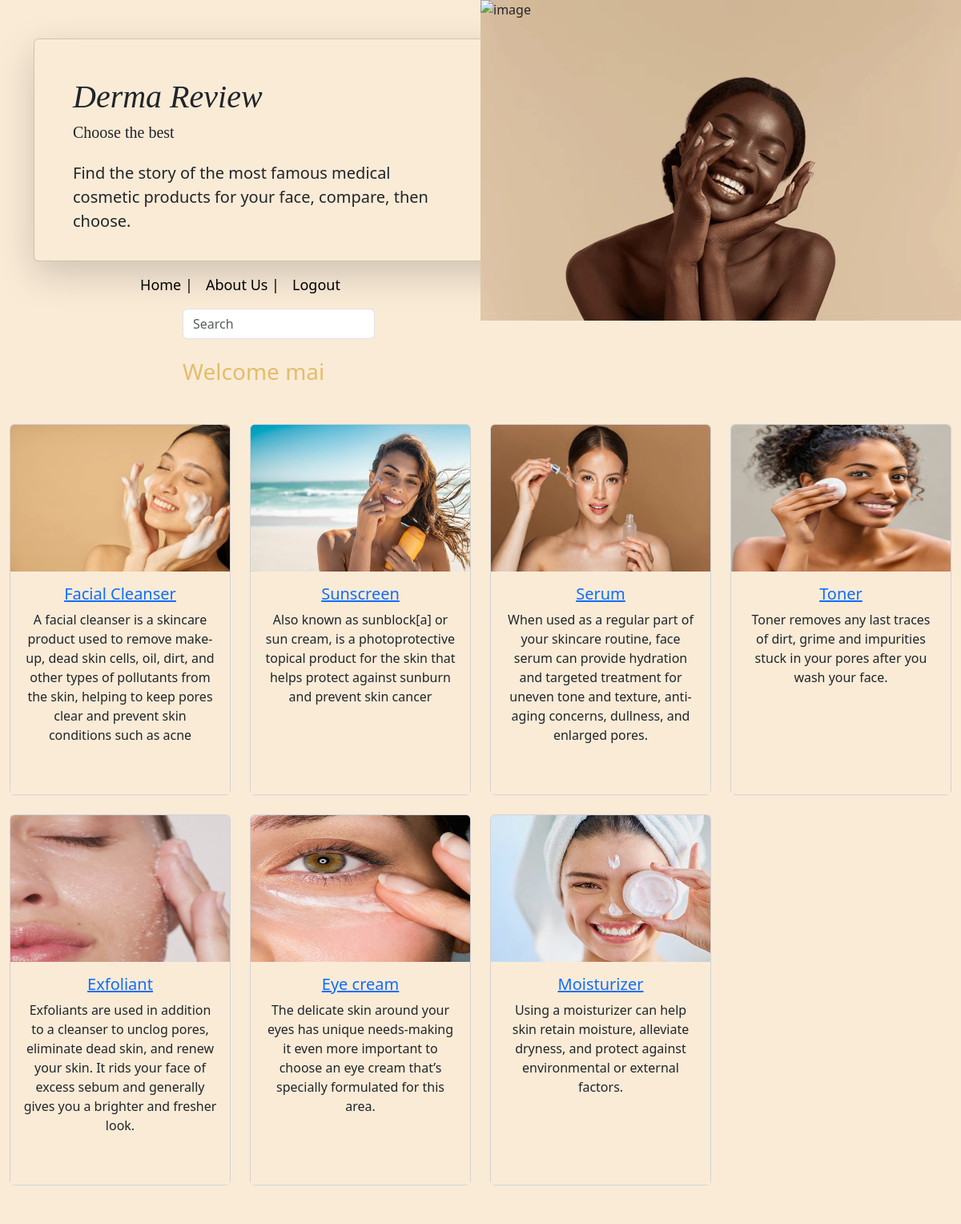
The app's page / (signed in) with its own data.
### my_app/models.py (models this page shows)
class Category(models.Model):
    category_name=models.CharField(max_length=45)
    category_description=models.TextField(default='some description')
    category_img=models.CharField(max_length=255, default='static/img/eye-cream.jpg')
    products=models.ManyToManyField(Product,related_name="categories")
    created_at=models.DateTimeField(auto_now=True)
    updated_at=models.DateTimeField(auto_now_add=True)

### my_app/views.py (the view)
# urls.py: path('',views.index),
def index(request):
    context={
        "categories":models.get_category()
    }
    return render(request,'index.html',context)

### my_app/models.py (called while the page is built)
def get_category():
    return Category.objects.all()

### my_app/templates/index.html (shortened to what this page needs)
<!DOCTYPE html>
<html lang="en">
<head>
    <link href="https://cdn.jsdelivr.net/npm/bootstrap@5.3.3/dist/css/bootstrap.min.css" rel="stylesheet">
    {% load static %}
    <link rel="stylesheet" href="{% static 'css/index.css' %}">
</head>
<body>
    <header class="header-rounded-images">
        <div class="page-header min-vh-90">
        <img class="position-absolute fixed-top ms-auto w-50 h-100 z-index-0 d-none d-sm-none d-md-block border-radius-section border-top-end-radius-0 border-top-start-radius-0 border-bottom-end-radius-0" style="background-image: url(static/img/skin.webp); background-repeat: no-repeat;" alt="image" loading="lazy">
        <div class="container">
            <div class="row">
            <div class="col-lg-7 d-flex">
                <div class="card card-body blur text-md-start text-center px-sm-5 shadow-lg mt-sm-5 py-sm-5">
                    <h1 class="web-title">Derma Review </h1>
                    <h2 class="text-dark mb-4 subtitle">Choose the best</h2>
                    <p class="lead text-dark pe-md-5 me-md-5">
                        Find the story of the most famous medical cosmetic products for your face,
                        compare, then choose.
                    </p>
                </div>
            </div>
            </div>
        </div>
        </div>
    </header>
    <nav class="navbar navbar-expand-lg navbar-dark navbar-absolute bg-transparent shadow-none col-lg-6 d-flex">
        <div class="container">
        <div class="collapse navbar-collapse" id="navbar-header-2">
            <ul class="navbar-nav mx-auto">
            <li class="nav-item">
                <a class="nav-link text-black" href="/">
                Home |
                </a>
            </li>
            <li class="nav-item">
                <a class="nav-link text-black" href="/about_us">
                About Us |
                </a>
            </li>
            {% if request.session.name %}
                    <li class="nav-item">
                    <a href="/logout" class="nav-link text-black">Logout</a>
                    </li>
                    {% else %}
                    <li class="nav-item">
                        <a class="nav-link text-black" href="/register_form">
                        Sign in
                        </a>
                    </li>
                    {% endif %}
            </ul>
        </div>
        </div>
    </nav>
    <form action="/search" method="post" id="search-form">
        <div class="input-group">
            <input type="text" name="q" id="searchField" class="form-control rounded search" placeholder="Search" aria-label="Search" aria-describedby="search-addon" />
    </div>
    </form>
    {% if request.session.name %}
    <h3 class="welcome">Welcome {{request.session.name}}</h3>
    {% endif %}
    <div class="original_output">
        <div class="row row-cols-1 row-cols-md-4 g-4 big">
            {% for category in categories %}
            <div class="col">
            <div class="card">
                <a href="/productlist/{{category.id}}"><img src="{{category.category_img}}" class="card-img-top" alt="{{category.category_name}}"></a>
                <div class="card-body">
                    <h5 class="card-title"><a href="/productlist/{{category.id}}">{{category.category_name}}</a></h5>
                    <p class="card-text ">{{category.category_description}}</p>
                </div>
            </div>
            </div>
            {% endfor %}
    </div>
    </div>
    <br>
    <br>
</body>
</html>

### my_app/static/css/index.css (style rules this page uses)
body { background-color:antiquewhite; }
.nav-link { font-size: large; }
.card-body { background-color:antiquewhite; }
.big { max-width: 1200px; margin: auto; }
.card-body { text-align: center; }
.card-img-top { height: 183px; }
.col-lg-7 { width: 700px; }
.card-body { height: 278px; }
.form-control { width: 100px; }
.input-group { width: 20%; margin-left: 19%; }
.web-title { font-style: italic; font-family:cursive; }
.subtitle { font-size: 20px; font-family:cursive; }
.welcome { margin-left: 19%; margin-top: 2%; color: rgb(226, 189, 108); }
.original_output { margin-top: 2%; }

### records on screen
Category: category_img (picture), category_name "Facial Cleanser", category_description "A facial cleanser is a skincare product used to remove make-up, dead skin cells, oil, dirt, and other types of pollutants from the skin, helping to keep pores clear and prevent skin conditions such as acne"
Category: category_img (picture), category_name "Sunscreen", category_description "Also known as sunblock[a] or sun cream, is a photoprotective topical product for the skin that helps protect against sunburn and prevent skin cancer"
Category: category_img (picture), category_name "Exfoliant", category_description "Exfoliants are used in addition to a cleanser to unclog pores, eliminate dead skin, and renew your skin. It rids your face of excess sebum and generally gives you a brighter and fresher look."
Category: category_img (picture), category_name "Eye cream", category_description "The delicate skin around your eyes has unique needs-making it even more important to choose an eye cream that’s specially formulated for this area."

### other values on screen
{{ request.session.name }} "mai"
